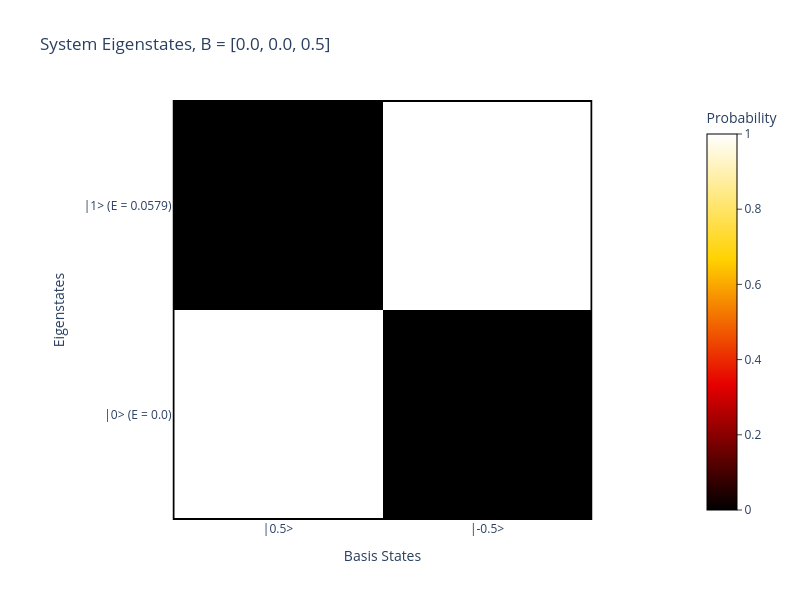

Notebook code cell kept with this figure:
### Markdown cell above
## One spin 1/2

We begin with a spin-1/2 in an external field. Then we look at the most important functions of Lindblad.py to understand the code structure. The expected eigenstates up and down are also displayed with `vis.plotEigenMatrix`.

### Code cell
# initialize SpinSys object with magnetic fields and temperature
spinsys1 = SpinSys([0.5])
spinsys1.B = np.array([0, 0, 0.5])  # T
spinsys1.BTip = np.array([0, 0, 0]) # T
spinsys1.T = 1    # K

# define tunneling parameters
spinsys1.G_ss = [2e-9]*spinsys1.NSpins  # S
spinsys1.G=0.2e-9
spinsys1.G_tt = 1
spinsys1.V_DC = 0

# plot EigenMatrix
hamil.calcEigStates(spinsys1)
bath.calcLifetimes(spinsys1)
vis.plotEigenMatrix(spinsys1);

# QUESTION tip polarization -> only relevant for rates when there is a current

### Figure 1 — Plotly figure (JSON) as saved in the notebook; plotly's stock layout.template omitted (floating-point values rounded to 4 significant figures)
{"data": [{"colorbar": {"outlinecolor": "black", "outlinewidth": 1, "ticks": "outside", "title": {"text": "Probability"}}, "colorscale": [[0, "rgb(0,0,0)"], [0.3333, "rgb(230,0,0)"], [0.6667, "rgb(255,210,0)"], [1, "rgb(255,255,255)"]], "hoverongaps": false, "type": "heatmap", "x": [0, 1], "y": [0, 1], "z": [[0, 1], [1, 0]], "zmax": 1, "zmin": 0}], "layout": {"height": 600, "paper_bgcolor": "white", "plot_bgcolor": "white", "shapes": [{"fillcolor": "rgba(0,0,0,0)", "line": {"color": "black", "width": 2}, "type": "rect", "x0": -0.5, "x1": 1.5, "xref": "x", "y0": -0.5, "y1": 1.5, "yref": "y"}], "title": {"text": "System Eigenstates, B = [0.0, 0.0, 0.5]"}, "width": 800, "xaxis": {"constrain": "domain", "tickmode": "array", "ticktext": ["|0.5>", "|-0.5>"], "tickvals": [0, 1], "title": {"text": "Basis States"}}, "yaxis": {"autorange": "reversed", "scaleanchor": "x", "scaleratio": 1, "tickmode": "array", "ticktext": ["|1> (E = 0.0579)", "|0> (E = 0.0)"], "tickvals": [0, 1], "title": {"text": "Eigenstates"}}}}
